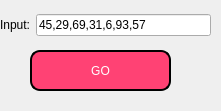
     <widget class="QWidget" name="page_9">
      <property name="geometry">
       <rect>
        <x>0</x>
        <y>0</y>
        <width>221</width>
        <height>111</height>
       </rect>
      </property>
      <attribute name="label">
       <string>New List</string>
      </attribute>
      <widget class="QPushButton" name="go_new_create">
       <property name="geometry">
        <rect>
         <x>30</x>
         <y>50</y>
         <width>141</width>
         <height>41</height>
        </rect>
       </property>
       <property name="styleSheet">
        <string notr="true">font: 14pt &quot;MS Shell Dlg 2&quot;;
border-style: outset;
border-width: 2px;
background-color: rgb(255, 66, 116);
border-radius:10px;
color: rgb(255, 255, 255);
border-color:black ;
padding: 10px;
</string>
       </property>
       <property name="text">
        <string>GO</string>
       </property>
      </widget>
      <widget class="QWidget" name="layoutWidget_5">
       <property name="geometry">
        <rect>
         <x>0</x>
         <y>10</y>
         <width>211</width>
         <height>31</height>
        </rect>
       </property>
       <layout class="QHBoxLayout" name="horizontalLayout_12">
        <item>
         <widget class="QLabel" name="input_create_new">
          <property name="text">
           <string>&lt;html&gt;&lt;head/&gt;&lt;body&gt;&lt;p align=&quot;center&quot;&gt;Input:&lt;/p&gt;&lt;/body&gt;&lt;/html&gt;</string>
          </property>
         </widget>
        </item>
        <item>
         <widget class="QLineEdit" name="lineEdit_create">
          <property name="text">
           <string>45,29,69,31,6,93,57</string>
          </property>
         </widget>
        </item>
       </layout>
      </widget>
     </widget>
